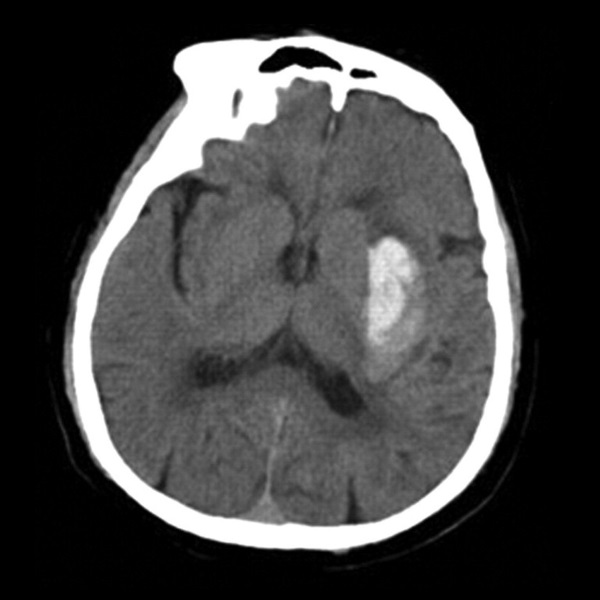
#> input picture picture1.jpg, 600 x 600 px
$ python radon.py   (older library calls are emulated)
#> lines starting #> are read from the running program, lines starting #| are printed output that depends on the picture
""" Radon Transform as described in Birkfellner, Wolfgang. Applied Medical Image Processing: A Basic Course. [p. 344] """
from scipy import misc
import numpy as np
import matplotlib.pyplot as plt
np.set_printoptions(threshold=np.nan)
def discrete_radon_transform(image, steps):
#> called with steps = 600
    R = np.zeros((steps, len(image)), dtype='float64')
#> R: shape (600, 600) float64; every value is 0
    for s in range(steps):
        rotation = misc.imrotate(image, -s*180/steps).astype('float64')
     #   print("1. ",len(sum(rotation)),"\n",sum(rotation))
        R[:,s] = sum(rotation)
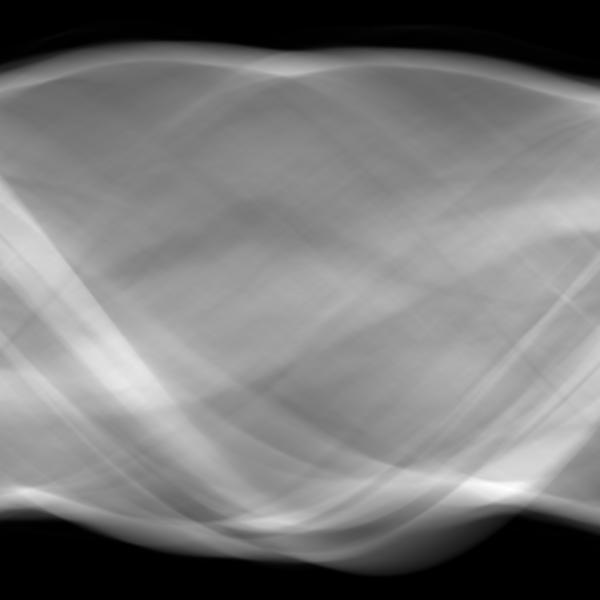
#> R: shape (600, 600) float64; min 0, max 83006, mean 39562.7; drawn with min black and max white
    return R

# Read image as 64bit float gray scale
image = misc.imread('picture1.jpg', flatten=True).astype('float64')
radon = discrete_radon_transform(image, 600)

# Plot the original and the radon transformed image
plt.subplot(1, 2, 1), plt.imshow(image, cmap='gray')
plt.xticks([]), plt.yticks([])
plt.subplot(1, 2, 2), plt.imshow(radon, cmap='gray')
plt.xticks([]), plt.yticks([])
plt.show()
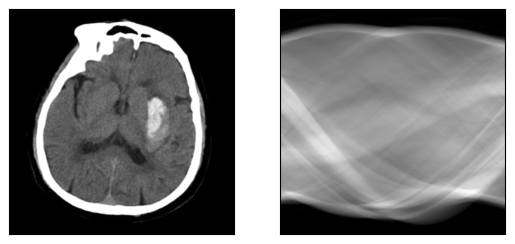
#> figure drawn by matplotlib, 2 panels

$ run again, with picture2.jpg copied over picture1.jpg
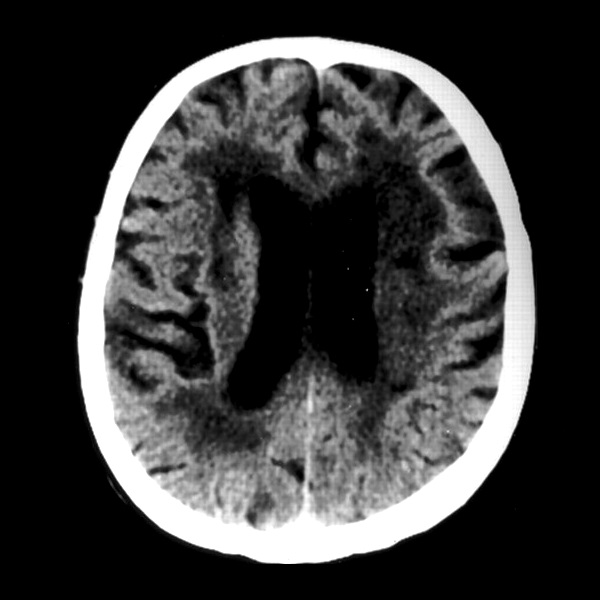
#> input picture picture2.jpg, 600 x 600 px
#> after the loop in discrete_radon_transform, `for s in range(steps):`:
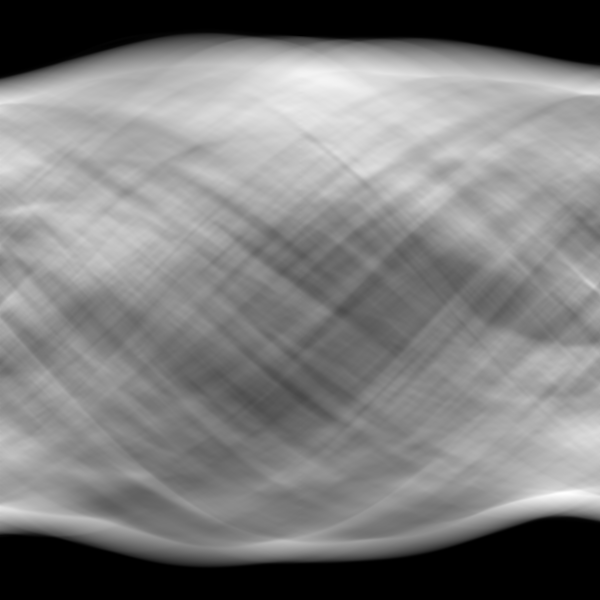
#> R: shape (600, 600) float64; min 0, max 72200, mean 35583.7; drawn with min black and max white
#> `plt.show()`:
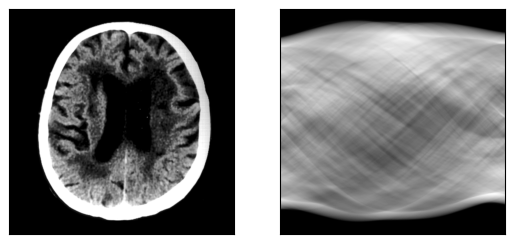
#> figure drawn by matplotlib, 2 panels

$ run again, with picture3.jpg copied over picture1.jpg
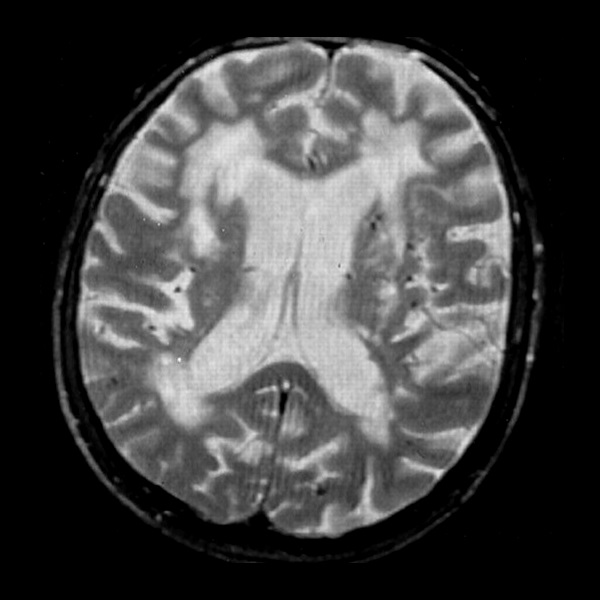
#> input picture picture3.jpg, 600 x 600 px
#> after the loop in discrete_radon_transform, `for s in range(steps):`:
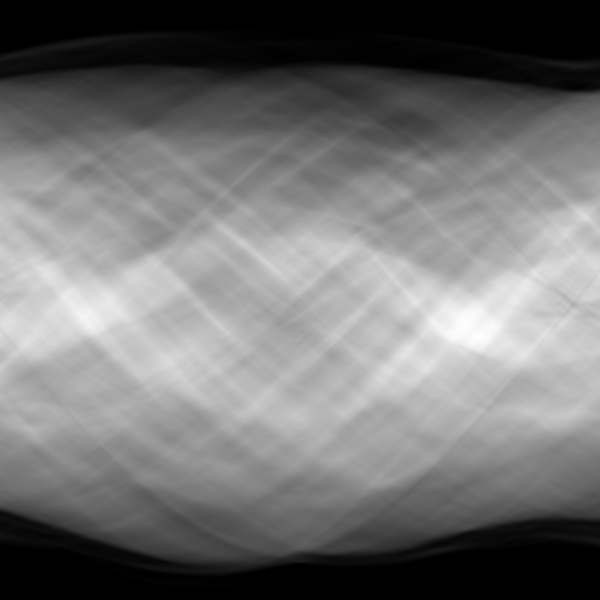
#> R: shape (600, 600) float64; min 0, max 88494, mean 40050.2; drawn with min black and max white
#> `plt.show()`:
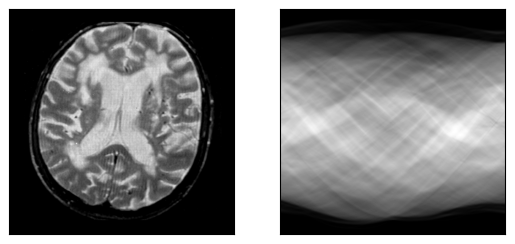
#> figure drawn by matplotlib, 2 panels
